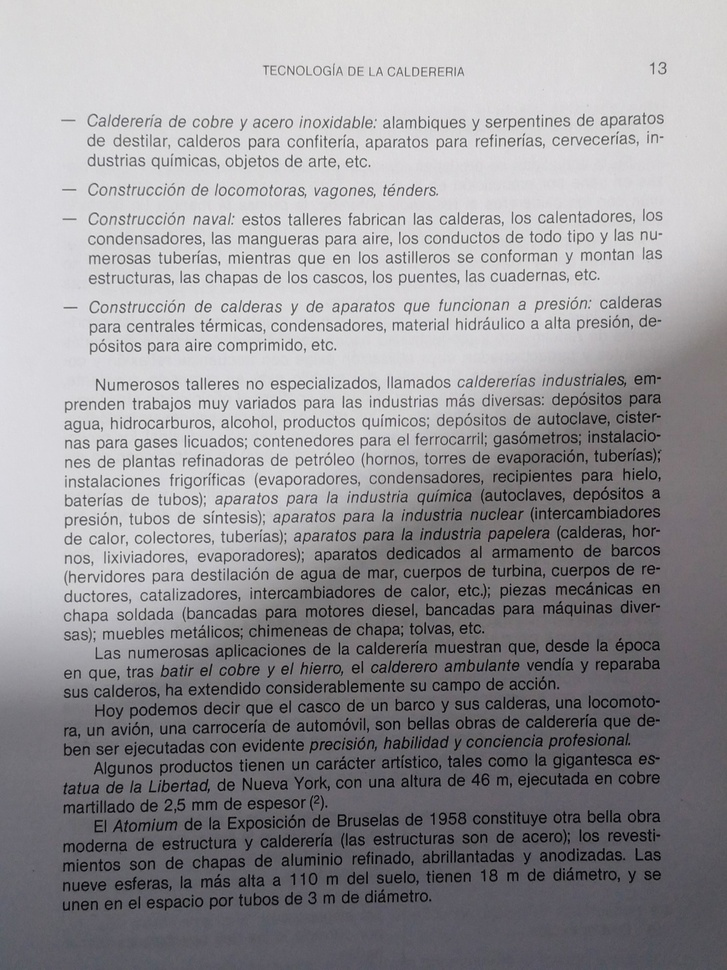
%> input picture image.jpg, 727 x 970 px, shrunk from 1484 x 1979 before the run
$ octave repte4.m   (GNU Octave 9; MATLAB toolbox functions it lacks are replaced by stand-ins)
%> lines starting %> are read from the running program, lines starting %| are printed output that depends on the picture; in (x1, y1, x2, y2) boxes, pixels count from 0 and x2, y2 are one past the last pixel; in counts of white or black regions, pixels touching at a corner belong together; the program's own positions count from 1
clearvars;
close all;
clc;

im = imread("image.jpg");
%> im is the input picture: size 970x727x3 uint8; mean R, G, B 152.6, 151.1, 154.5
im = rgb2gray(im);
%> im: size 970x727 uint8

BW = imbinarize(im,'adaptive', 'Sensitivity',0.75);
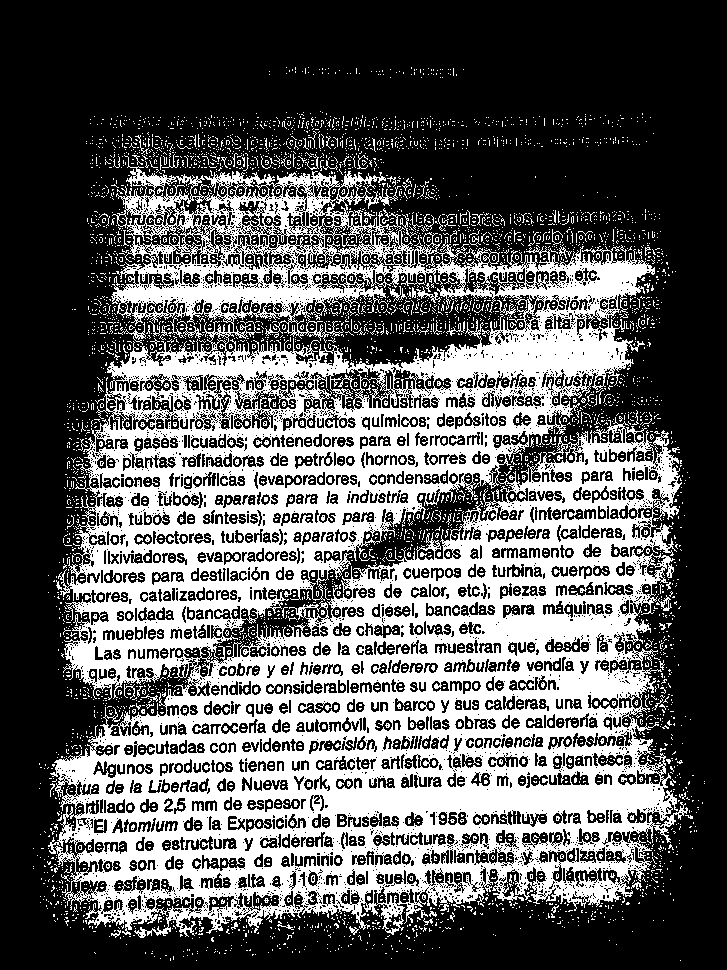
%> BW: size 970x727 logical; 36.7% white; 5401 white regions (5265 under 20 px), largest, box (x1, y1, x2, y2) and area: (48, 155, 688, 938) 233620, (416, 286, 441, 303) 114, (118, 322, 146, 345) 109
BW = imcomplement(BW);
BW = bwareaopen(BW, 10);
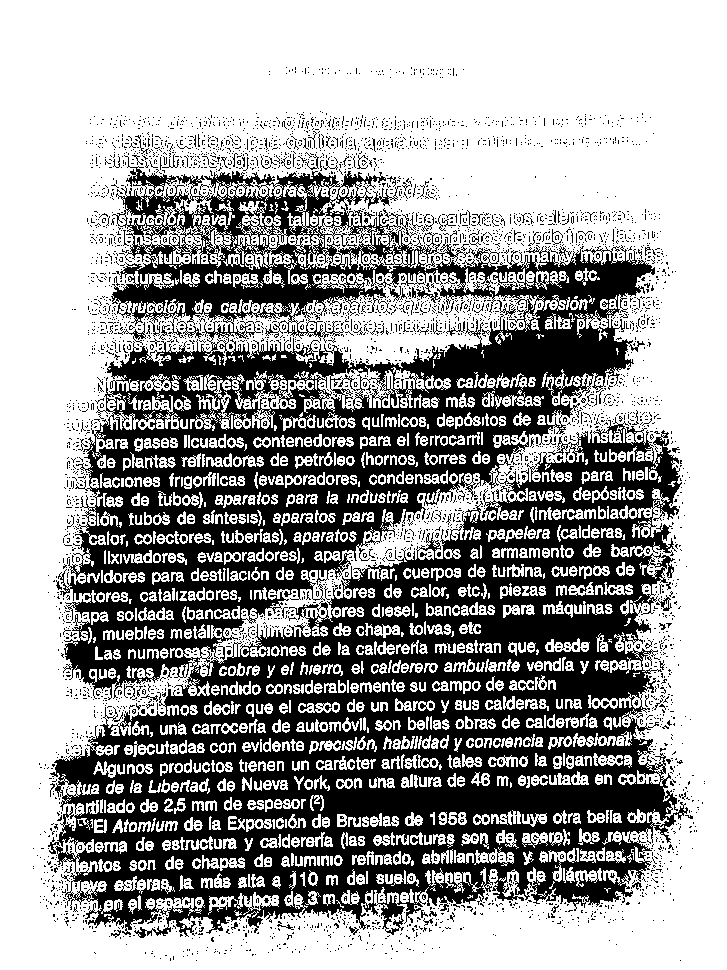
%> BW: size 970x727 logical; 62.6% white; 5401 black regions (5253 under 20 px), largest, box (x1, y1, x2, y2) and area: (48, 155, 688, 938) 238246, (416, 286, 441, 303) 114, (118, 322, 146, 345) 111

figure, imshow(BW), title("Imagen binaria sin modificaciones")

BW_skeleton = bwskel(BW);
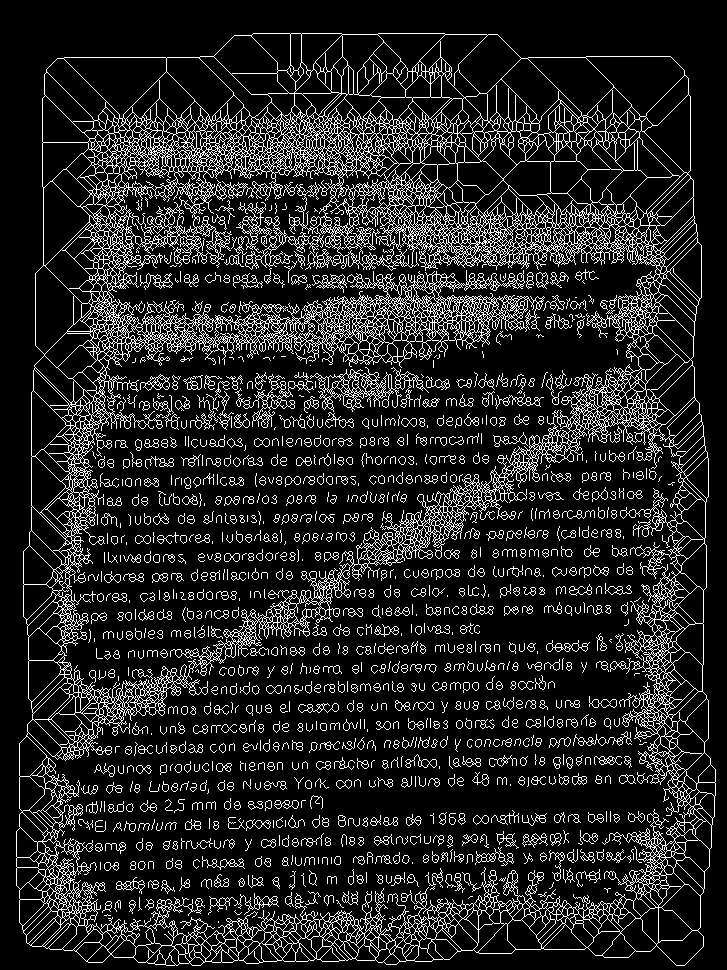
%> BW_skeleton: size 970x727 logical; 14.1% white in thin lines or dots
label = logical(BW_skeleton);
regions = regionprops(label, 'Area');
%> regions = 1039 regions; largest, Area: 69018, 1103, 610, 256, 174
area = cat(1, regions.Area);
%> area = 1039 values, max 69018 at index 1, min 1 at index 475, mean 95.49
figure, histogram(area,100);
%> after `histogram(area,100)`:
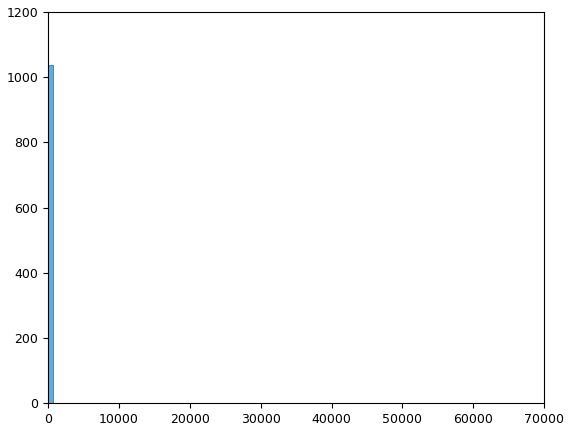
%> figure redrawn from the program's plot data; tallest bar 1037 high, from x = 1 to 691.2
min_area = 3;
num_regions = sum(area>min_area);
%> num_regions = 1008
figure, imshow(BW_skeleton), title('Imagen binaria skeleton');
num_caracteres = num_regions;
%> num_caracteres = 1008
disp(['Número de caracteres: ', num2str(num_caracteres)]);
%| Número de caracteres: 1008

BW_dilatada = imdilate(BW, strel('rectangle', [5,11]));
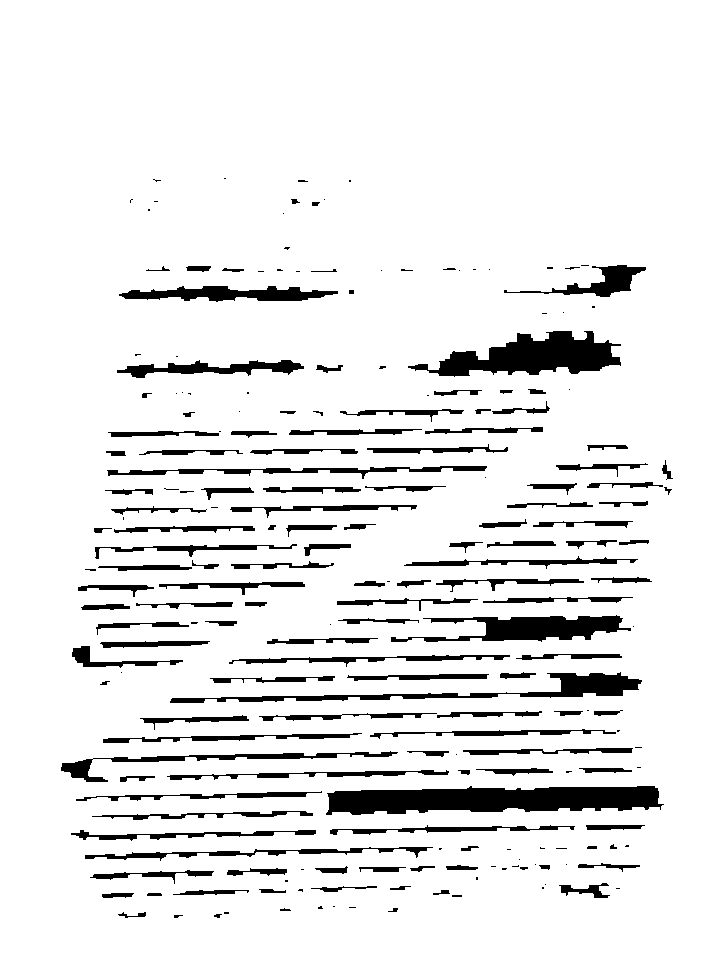
%> BW_dilatada: size 970x727 logical; 91.3% white; 210 black regions (74 under 20 px), largest, box (x1, y1, x2, y2) and area: (326, 786, 664, 815) 7299, (408, 331, 621, 377) 5090, (391, 615, 631, 642) 3310
BW_dilatada = bwareaopen(BW_dilatada, 10);
label_palabras = logical(BW_dilatada);
regions_palabras = regionprops(label_palabras,'Area');
%> regions_palabras = 1 region; Area: 643632
area_palabras = cat(1,regions_palabras.Area);
%> area_palabras = 643632
num_palabras = sum(area_palabras > 0);
%> num_palabras = 1
figure, imshow(BW_dilatada), title('Imagen binaria numero palabras');
disp(['Número de palabras: ', num2str(num_palabras)]);
%| Número de palabras: 1

BW_erosionada = imerode(BW_dilatada, strel("disk", 3));
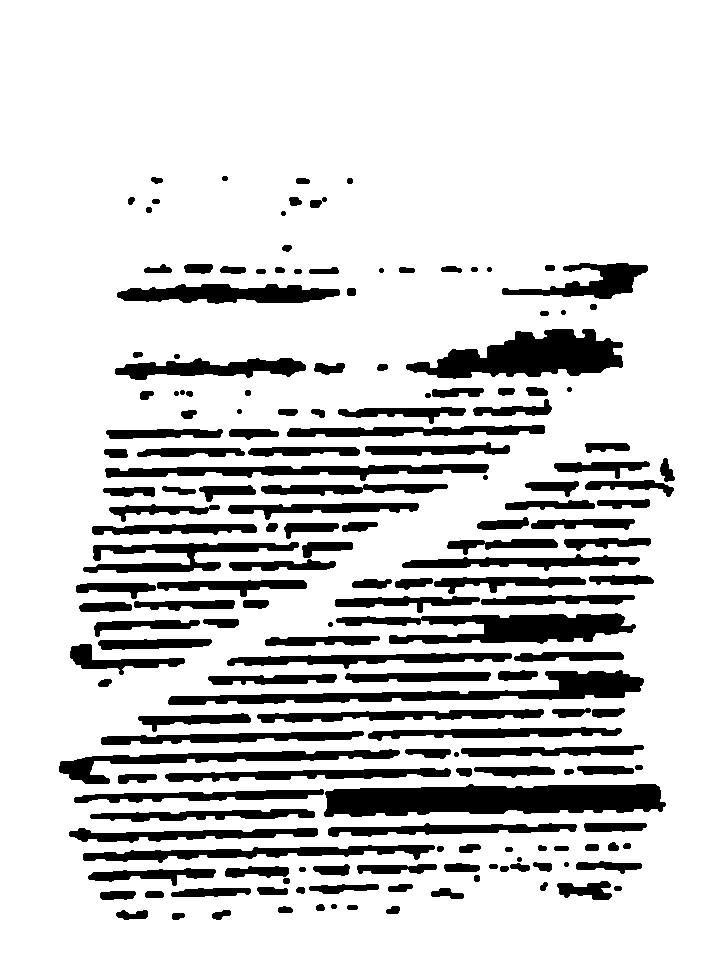
%> BW_erosionada: size 970x727 logical; 82.8% white; 177 black regions, largest, box (x1, y1, x2, y2) and area: (324, 784, 666, 817) 8871, (406, 329, 623, 379) 6364, (168, 670, 644, 705) 5364
BW_erosionada = imdilate(BW_erosionada, strel('line', 30, 0));
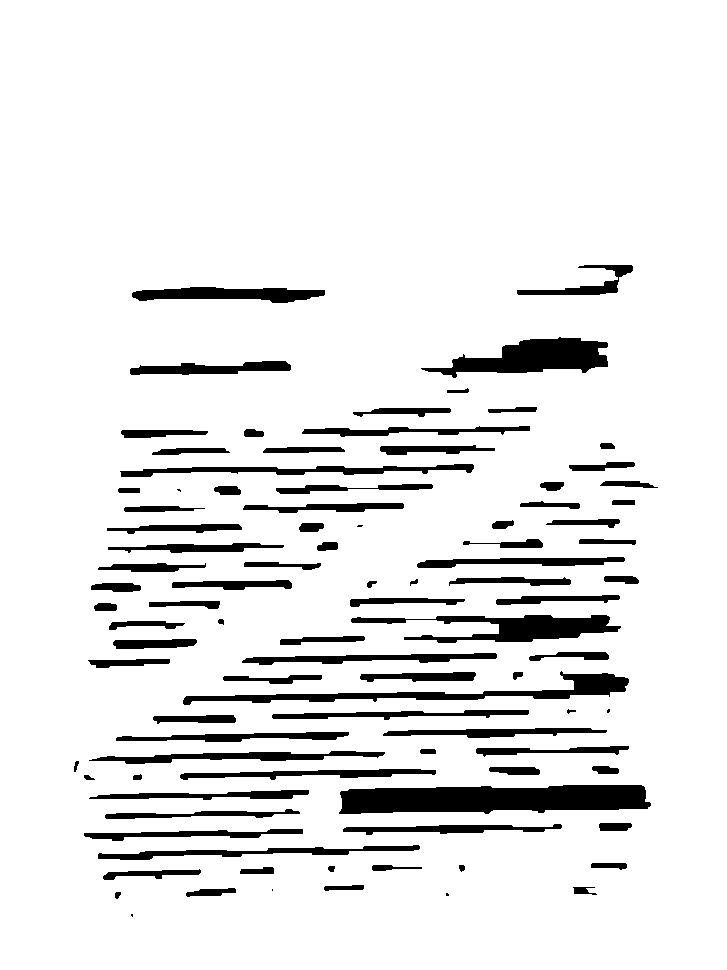
%> BW_erosionada: size 970x727 logical; 90.8% white; 95 black regions (6 under 20 px), largest, box (x1, y1, x2, y2) and area: (339, 785, 651, 814) 7400, (421, 337, 608, 378) 3957, (183, 671, 629, 705) 3602
label_lineas = logical(BW_erosionada);
regions_lineas = regionprops(label_lineas,'Area');
%> regions_lineas = 1 region; Area: 640579
area_lineas = cat(1,regions_lineas.Area);
%> area_lineas = 640579
num_lineas = sum(area_lineas > 0);
%> num_lineas = 1
figure, imshow(BW_erosionada), title('Imagen binaria linea');
disp(['Número de líneas: ', num2str(num_lineas)]);
%| Número de líneas: 1
